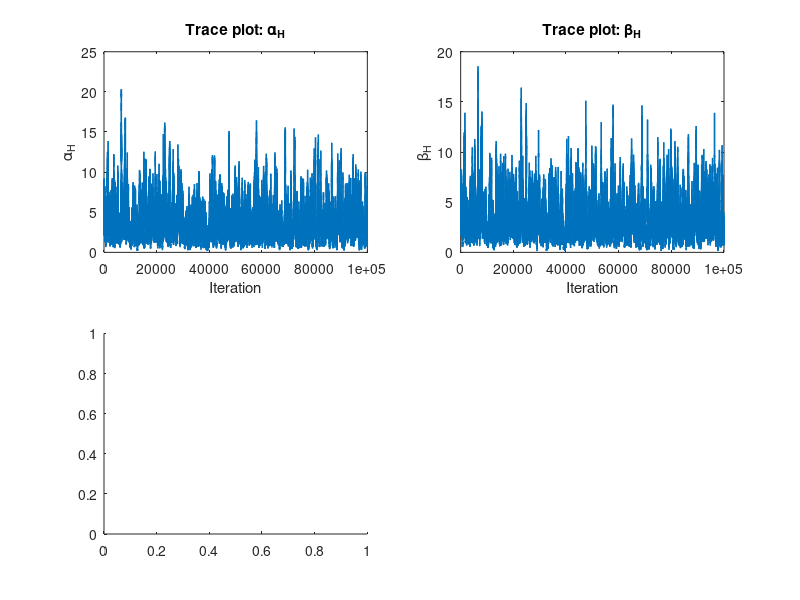

MATLAB code for this plot: (Note: this script raises an error after producing the figure.)
function Figure8_generate_active_detection_prior
% Generate the hierarchical Beta-Binomial prior for active detection p_a.
%
% This script pools evidence from multiple studies using a hierarchical
% Beta-Binomial model:
%
%   s_i | n_i, p_i ~ Binomial(n_i, p_i)
%   p_i          ~ Beta(alpha_H, beta_H)
%
% The pooled hyperparameters (alpha_H, beta_H) are estimated with a
% random-walk Metropolis-Hastings algorithm on the log scale.
%
% Current input data correspond to the active-detection evidence used in
% the manuscript:
%   1) UK outbreak investigation:      54 detected, 10 missed
%   2) Catalonia comparison study:     41 detected, 130 missed
%   3) Weakly informative Beta(2,2):    2 pseudo-successes, 2 pseudo-failures
%
% Outputs:
%   - posterior mean and 95% credible interval for alpha_H and beta_H
%   - recommended pooled Beta prior for p_a
%   - diagnostic plots
%   - saved MAT file with posterior samples and summaries

clear; clc; close all;
rng(2025);

baseFolder = fileparts(mfilename('fullpath'));
outFile    = fullfile(baseFolder, 'Figure8_active_detection_prior_results.mat');

%% Input data: active-detection evidence
successes = [54, 41, 2];
failures  = [10, 130, 2];
totals    = successes + failures;

%% Hyperpriors for alpha_H and beta_H
prior_shape = 1.0;
prior_rate  = 0.1;

%% MCMC settings
niter = 100000;
burn  = 50000;
thin  = 5;

prop_sd_loga = 0.12;
prop_sd_logb = 0.12;

%% Initial values
loga_curr = log(5);
logb_curr = log(5);

lp_curr = logpost_logab_fun( ...
    loga_curr, logb_curr, successes, totals, prior_shape, prior_rate);

chain = zeros(niter, 2);
lp_store = zeros(niter, 1);
accept = 0;

%% Metropolis-Hastings sampling
for t = 1:niter
    loga_prop = loga_curr + prop_sd_loga * randn;
    logb_prop = logb_curr + prop_sd_logb * randn;

    lp_prop = logpost_logab_fun( ...
        loga_prop, logb_prop, successes, totals, prior_shape, prior_rate);

    if isfinite(lp_prop) && log(rand) < (lp_prop - lp_curr)
        loga_curr = loga_prop;
        logb_curr = logb_prop;
        lp_curr = lp_prop;
        accept = accept + 1;
    end

    chain(t, :) = [loga_curr, logb_curr];
    lp_store(t) = lp_curr;

    if mod(t, 10000) == 0
        fprintf('Iteration %d of %d | acceptance rate = %.3f\n', ...
            t, niter, accept / t);
    end
end

accept_rate = accept / niter;
fprintf('\nFinal acceptance rate = %.3f\n', accept_rate);

%% Posterior samples after burn-in and thinning
chain_post = chain(burn+1:thin:end, :);
a_samples = exp(chain_post(:,1));
b_samples = exp(chain_post(:,2));

%% Posterior summaries
alpha_mean = mean(a_samples);
beta_mean  = mean(b_samples);

alpha_ci = quantile(a_samples, [0.025 0.975]);
beta_ci  = quantile(b_samples, [0.025 0.975]);

fprintf('\nPosterior mean alpha_H = %.3f (95%% CrI [%.3f, %.3f])\n', ...
    alpha_mean, alpha_ci(1), alpha_ci(2));
fprintf('Posterior mean beta_H  = %.3f (95%% CrI [%.3f, %.3f])\n', ...
    beta_mean, beta_ci(1), beta_ci(2));

fprintf('\nRecommended pooled prior for p_a: Beta(%.3f, %.3f)\n', ...
    alpha_mean, beta_mean);

%% Posterior predictive draws for the population-level detection probability
nsamps = 5000;
idx = randi(numel(a_samples), nsamps, 1);
p_draws = betarnd(a_samples(idx), b_samples(idx));

predictive_mean = mean(p_draws);
predictive_ci   = quantile(p_draws, [0.025 0.975]);

fprintf('\nPosterior predictive mean for p_a = %.3f\n', predictive_mean);
fprintf('Posterior predictive 95%% interval for p_a = [%.3f, %.3f]\n', ...
    predictive_ci(1), predictive_ci(2));

%% Diagnostic figure: traces and posterior histograms
fig1 = figure('Color', 'w', 'Position', [100 100 1000 700]);

subplot(2,2,1);
plot(exp(chain(:,1)), 'LineWidth', 1);
title('Trace plot: \alpha_H');
xlabel('Iteration');
ylabel('\alpha_H');

subplot(2,2,2);
plot(exp(chain(:,2)), 'LineWidth', 1);
title('Trace plot: \beta_H');
xlabel('Iteration');
ylabel('\beta_H');

subplot(2,2,3);
histogram(a_samples, 50);
title('Posterior of \alpha_H');
xlabel('\alpha_H');
ylabel('Frequency');

subplot(2,2,4);
histogram(b_samples, 50);
title('Posterior of \beta_H');
xlabel('\beta_H');
ylabel('Frequency');

%% Posterior predictive figure
fig2 = figure('Color', 'w', 'Position', [150 150 700 500]);
histogram(p_draws, 50);
title('Posterior predictive distribution of p_a');
xlabel('p_a');
ylabel('Frequency');

%% Save results
save(outFile, ...
    'successes', 'failures', 'totals', ...
    'prior_shape', 'prior_rate', ...
    'niter', 'burn', 'thin', ...
    'prop_sd_loga', 'prop_sd_logb', ...
    'chain', 'lp_store', 'accept_rate', ...
    'a_samples', 'b_samples', ...
    'alpha_mean', 'beta_mean', ...
    'alpha_ci', 'beta_ci', ...
    'p_draws', 'predictive_mean', 'predictive_ci');

fprintf('\nSaved results to:\n%s\n', outFile);

end

function lp = logpost_logab_fun(loga, logb, successes, totals, prior_shape, prior_rate)
% Log-posterior for log(alpha_H), log(beta_H).

alpha_H = exp(loga);
beta_H  = exp(logb);

% Beta-Binomial marginal likelihood
loglik = sum( ...
    betaln(successes + alpha_H, totals - successes + beta_H) ...
    - betaln(alpha_H, beta_H) ...
    + gammaln(totals + 1) ...
    - gammaln(successes + 1) ...
    - gammaln(totals - successes + 1));

% Gamma hyperpriors on alpha_H and beta_H
logprior = (prior_shape - 1) * log(alpha_H) - prior_rate * alpha_H ...
         + (prior_shape - 1) * log(beta_H)  - prior_rate * beta_H;

% Jacobian for the log transformation
logjac = loga + logb;

lp = loglik + logprior + logjac;
end
